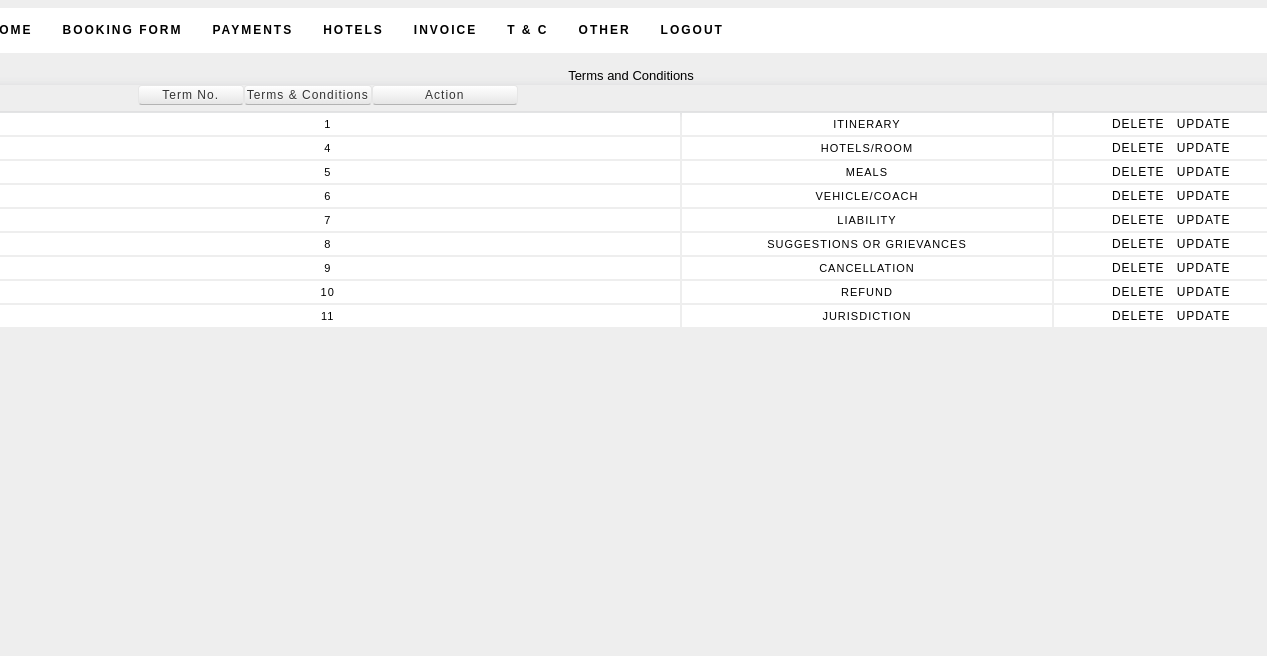
The page /holidays/term.php on the database as committed earlier.
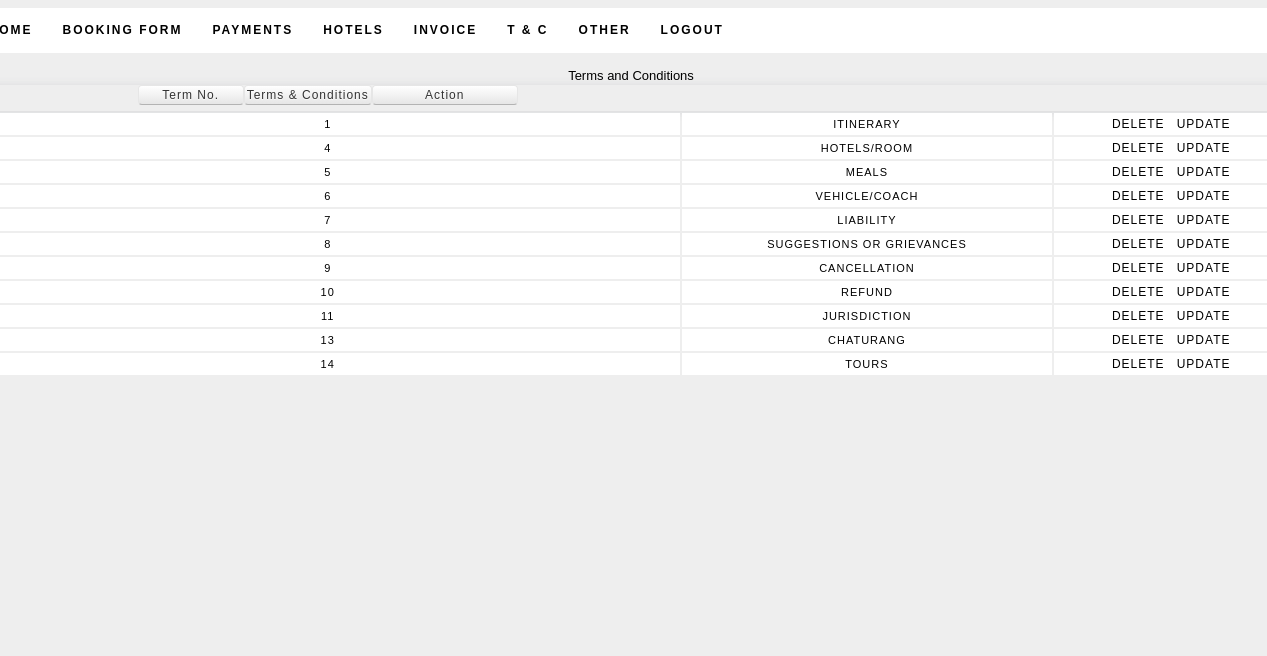
The same page on the database as committed later.
### tables this page shows
CREATE TABLE IF NOT EXISTS `terms` (
  `t_id` int(11) NOT NULL AUTO_INCREMENT,
  `title` text NOT NULL,
  `des` text NOT NULL,
  PRIMARY KEY (`t_id`)
);

### holidays/term.php (the view, shortened to what this page needs)
<?php
	$e_qry_f="select * from terms";
	$e_res_f=mysql_query($e_qry_f);
?>
<html>
<head>
<link rel="stylesheet" href="../styles2.css" type="text/css" />
<link rel="stylesheet" type="text/css" href="../css/style.css" media="screen" />
</head>
<body>
<div id="container">
	<div id="sub-header">
    <?php
		include("include/p_header.php");
	?>
    	<br />
		<div class="quotation"><center>Terms and Conditions</center></div>
        <div>
        <table class="emp_tab">
        <tr class="menu_header">
        <td width="100">Term No.</td>
        <td>Terms & Conditions</td>
        <td width="140">Action</td>
        </tr>
        <?php
		while($e_row=mysql_fetch_array($e_res_f))
		{
        echo "<tr class='pagi'>";
        echo "<td>";
		echo $e_row[0];
		echo "</td>";
        echo "<td>";
		echo $e_row[1];
		echo "</td>";
        echo "<td class='print'>";
		echo "<a href='?e_id1=$e_row[0]'>Delete</a>&nbsp;<a href='updateterm.php?e_id2=$e_row[0]'>Update</a>";
		echo "</td>";
		echo "</tr>";
		}
		?>
        </table>
        </div>
    </div>
    </div>
 <div id="footer">
    </div>
</body>
</html>

### holidays/include/p_header.php (shortened to what this page needs)
<div id="menu_div">
			<div id="navigation">
				<div id="menu">
					<ul id="nav">
						<li class="selected"><a href="home.php">Home</a></li>
            <li ><a href="booking.php">Booking Form</a>
            </li>
            <li><a class="has_submenu" href="payment.php">Payments</a>
            </li>
            <li><a class="has_submenu" href="hotel.php">Hotels</a>
            </li>
            <li><a class="has_submenu" href="invoicedetails.php">Invoice</a>
            </li>
            <li><a class="has_submenu"  href="term.php">T & C</a>
           </li>
           <li><a class="has_submenu"  href="term.php">Other</a>
           </li>
           <li><a href="?id">LogOut</a>
           </li>
					</ul>
				</div>
			</div>
		</div>

### styles2.css (style rules this page uses)
body { margin:0; padding:0; font-family: Verdana, Geneva, sans-serif; font-size: 13px; color: #000; background-color:#EEEEEE; }
.print a { padding:2px 4px 2px 4px; color:#000; text-decoration:none; font-size:12px; }
* { margin:0; padding:0; }
a { color: #F97B27; }
ul, ol { margin: 0 0 35px 35px; }
li { padding-bottom: 5px; }
#container { width: 960px; background-color:#FFF; margin: 0 auto; padding: 0px; }
div#sub-header { margin-top:8px; margin-bottom:5px; margin-left:-180px; width:1315px; height:620px; background-color:#EEEEEE; }
#footer { margin:0 auto; padding: 30px 5px 0; }
.emp_tab { margin-left:0px; width:1317px; }
.pagi td { height:22px; color:#000; text-align:center; font-size:11px; letter-spacing:1px; text-transform:uppercase; background:#FFF; }
.menu_header { height:26px; font-size:12px; letter-spacing:1px; text-align:center; color: #000; box-shadow: 1px 1px 10px #d6d7d9; }
.menu_header td { display: inline-block; *display: inline; padding: 2px 2px 2px; margin-bottom: 0; font-size: 12px; color: #333333; text-align: center; text-shadow: 0 1px 1px rgba(255, 255, 255, 0.75); vertical-align: middle; cursor: pointer; background-color: #f5f5f5; *background-color: #e6e6e6; background-image: -ms-linear-gradient(top, #ffffff, #e6e6e6); background-image: -webkit-gradient(linear, 0 0, 0 100%, from(#ffffff), to(#e6e6e6)); background-image: -webkit-linear-gradient(top, #ffffff, #e6e6e6); background-image: -o-linear-gradient(top, #ffffff, #e6e6e6); background-image: linear-gradient(top, #ffffff, #e6e6e6); background-image: -moz-linear-gradient(top, #ffffff, #e6e6e6); background-repeat: repeat-x; border: 1px solid #cccccc; *border: 0; border-color: rgba(0, 0, 0, 0.1) rgba(0, 0, 0, 0.1) rgba(0, 0, 0, 0.25); border-color: #e6e6e6 #e6e6e6 #bfbfbf; border-bottom-color: #b3b3b3; -webkit-border-radius: 4px; -moz-border-radius: 4px; border-radius: 4px; }

### css/style.css (style rules this page uses)
#navigation, #nav li ul li, #nav li ul li a { background: #000; }
#nav li a, #nav li a:hover, #nav li ul li, #nav li ul li a, #nav li ul li a:hover { color: #000; }
#menu_div { top: 0; left: 0; }
#navigation { width: 1315px; }
#navigation, #menu_div { width: 1315px; }
#menu_div, #navigation, #menu, #nav { height: 45px; width: 1315px; }
#menu_div, #navigation, #nav li a, #menu_div:not(:hover), #navigation:not(:hover) { margin-top:5px; }
#menu { margin:0 auto; padding:0; }
#nav { margin:0; padding:0; position: relative; color:#FFF; letter-spacing:2px; font-family: 'Arial', Helvetica, sans-serif; background:#FFF; }
#nav li a,#nav li { float:left; }
#nav li { list-style:none; position:relative; }
#nav li a { padding:15 15px; text-decoration:none; margin:0; font-size:12px; font-weight:700; text-transform:uppercase; }

Rows that differ between the two databases and show on the page:
added terms: t_id "13", title "CHATURANG"
added terms: t_id "14", title "TOURS"
